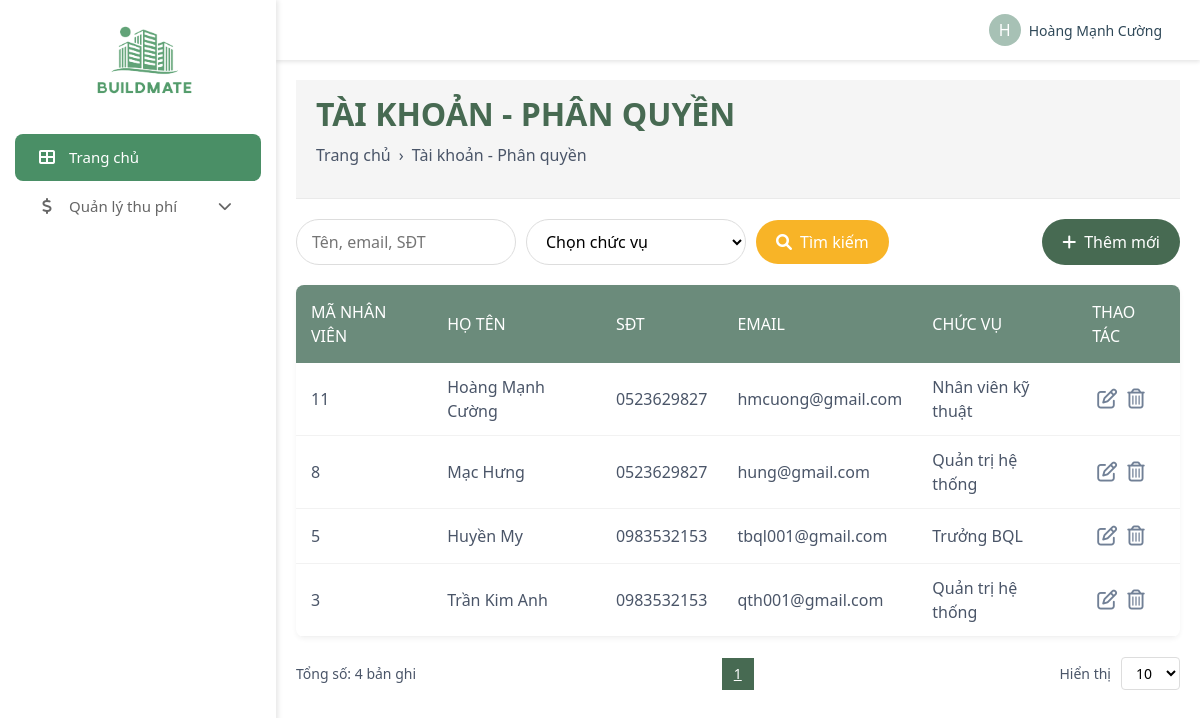
Page /admin/account/acount.php (signed in) on the committed database.
### tables this page shows
CREATE TABLE `staffs` (
  `ID` int(11) NOT NULL,
  `Name` varchar(255) DEFAULT NULL,
  `Email` varchar(255) DEFAULT NULL,
  `PhoneNumber` varchar(20) DEFAULT NULL,
  `Position` varchar(100) DEFAULT NULL,
  `Address` text DEFAULT NULL,
  `DepartmentId` int(11) NOT NULL,
  `NationalID` varchar(50) DEFAULT NULL,
  `Status` enum('active','inactive') DEFAULT 'active'
);

### admin/account/acount.php (the view, shortened to what this page needs)
<?php
include '../../database/DBController.php';
?>
<!DOCTYPE html>
<html lang="en">
<head>
    <link rel="stylesheet" href="https://cdnjs.cloudflare.com/ajax/libs/font-awesome/6.0.0/css/all.min.css">
    <link href="https://cdn.jsdelivr.net/npm/bootstrap@5.3.0/dist/css/bootstrap.min.css" rel="stylesheet">
</head>
<body>
    <div class="d-flex">
        <?php include '../admin_navbar.php'; ?>
        <div style="width: 100%;">
            <?php include '../admin_header.php'; ?>
        <div class="manage-container">
            <div class="page-header">
                <h2 style="font-weight: bold; color: #476a52; margin-bottom: 10px; text-transform: uppercase;">TÀI KHOẢN - PHÂN QUYỀN</h2>
                <div class="breadcrumb">
                    <a href="dashboard.php">Trang chủ</a>
                    <span style="margin: 0 8px;">›</span>
                    <span>Tài khoản - Phân quyền</span>
                </div>
            </div>
            <div class="search-container">
                <div class="search-box">
                    <input type="text" class="search-input" placeholder="Tên, email, SĐT">
                    <select class="dropdown-select">
                        <option>Chọn chức vụ</option>
                    </select>
                    <button class="search-btn">
                        <i class="fas fa-search"></i> Tìm kiếm
                    </button>
                </div>
                <a href="create_account.php" class="add-btn">
                    <i class="fas fa-plus"></i> Thêm mới
                </a>
            </div>
            <table class="account-table">
                        <thead>
                            <tr>
                        <th>MÃ NHÂN VIÊN</th>
                        <th>HỌ TÊN</th>
                        <th>SĐT</th>
                        <th>EMAIL</th>
                        <th>CHỨC VỤ</th>
                        <th>THAO TÁC</th>
                            </tr>
                        </thead>
                        <tbody>
                            <?php
                    $records_per_page = 10;
                    $page = isset($_GET['page']) ? (int)$_GET['page'] : 1;
                    $offset = ($page - 1) * $records_per_page;
                    $count_query = mysqli_query($conn, "
                        SELECT COUNT(DISTINCT s.ID) as total
                        FROM staffs s
                        INNER JOIN users u
                        ON s.Name = u.UserName OR s.PhoneNumber = u.PhoneNumber
                    ");
                    $total_records = mysqli_fetch_assoc($count_query)['total'];
                    $total_pages = ceil($total_records / $records_per_page);
                    $select_staff = mysqli_query($conn, "
                        SELECT DISTINCT s.*
                        FROM staffs s
                        INNER JOIN users u
                        ON s.Name = u.UserName OR s.PhoneNumber = u.PhoneNumber
                        ORDER BY s.ID DESC
                        LIMIT $offset, $records_per_page
                    ") or die('Query failed: ' . mysqli_error($conn));
                    if (mysqli_num_rows($select_staff) > 0) {
                        while ($staff = mysqli_fetch_assoc($select_staff)) {
                            ?>
                                    <tr>
                                <td><?php echo $staff['ID']; ?></td>
                                <td><?php echo $staff['Name']; ?></td>
                                <td><?php echo $staff['PhoneNumber']; ?></td>
                                <td><?php echo $staff['Email']; ?></td>
                                <td><?php echo $staff['Position']; ?></td>
                                <td>
                                    <div class="d-flex">
                                        <a href="update_account.php?id=<?php echo $staff['ID']; ?>" class="action-icon"><i class="far fa-edit"></i></a>
                                        <a href="acount.php?delete=<?php echo $staff['ID']; ?>" class="action-icon" onclick="return confirm('Bạn có chắc chắn muốn xóa người dùng này?');"><i class="far fa-trash-alt"></i></a>
                                            </div>
                                        </td>
                                    </tr>
                            <?php
                                }
                            } else {
                        echo '<tr><td colspan="7" class="text-center">Không có dữ liệu nhân viên</td></tr>';
                            }
                            ?>
                        </tbody>
                    </table>
            <div class="pagination">
                <div>Tổng số: <?php echo $total_records; ?> bản ghi</div>
                <div class="page-controls">
                    <?php
                    $start_page = max(1, $page - 2);
                    $end_page = min($total_pages, $page + 2);
                    for ($i = $start_page; $i <= $end_page; $i++):
                    ?>
                        <a href="acount.php?page=<?php echo $i; ?>" class="page-item <?php echo ($i == $page) ? 'active' : ''; ?>"><?php echo $i; ?></a>
                    <?php endfor; ?>
                </div>
                <div class="items-per-page">
                    <span>Hiển thị</span>
                    <select class="dropdown-per-page" onchange="window.location.href='acount.php?page=1&per_page='+this.value">
                        <option value="10" <?php echo ($records_per_page == 10) ? 'selected' : ''; ?>>10</option>
                    </select>
                </div>
            </div>
            </div>
        </div>
    </div>
</body>
</html>

### admin/account/acount.php (style rules this page uses)
body { background-color: #f5f5f5; font-family: 'Segoe UI', Tahoma, Geneva, Verdana, sans-serif; }
.page-header { background-color: #f5f5f5; padding: 15px 20px; color: #4a5568; border-bottom: 1px solid #eaeaea; }
.breadcrumb { display: flex; align-items: center; margin-bottom: 0; padding: 0; background-color: transparent; font-size: 14px; }
.breadcrumb a { color: #4a5568; text-decoration: none; }
.search-container { display: flex; justify-content: space-between; margin: 20px 0; gap: 10px; }
.search-box { display: flex; align-items: center; gap: 10px; }
.search-input { width: 220px; padding: 10px 15px; border: 1px solid #ddd; border-radius: 50px; outline: none; }
.dropdown-select { width: 220px; padding: 10px 15px; border: 1px solid #ddd; border-radius: 50px; outline: none; background-color: white; cursor: pointer; }
.search-btn { padding: 10px 20px; border: none; border-radius: 50px; background-color: #f8b427; color: white; cursor: pointer; display: flex; align-items: center; gap: 8px; }
.add-btn { padding: 10px 20px; border: none; border-radius: 50px; background-color: #476a52; color: white; cursor: pointer; display: flex; align-items: center; gap: 8px; text-decoration: none; }
.account-table { width: 100%; background-color: white; border-radius: 8px; overflow: hidden; margin-top: 20px; box-shadow: 0 2px 5px rgba(0,0,0,0.05); }
.account-table th { background-color: #6b8b7b !important; color: white; text-align: left; padding: 15px; font-weight: 500; }
.account-table td { padding: 12px 15px; border-bottom: 1px solid #f2f2f2; color: #4a5568; }
.action-icon { color: #718096; cursor: pointer; margin: 0 5px; font-size: 20px; }
.pagination { display: flex; justify-content: space-between; align-items: center; margin-top: 20px; font-size: 14px; color: #4a5568; }
.page-controls { display: flex; align-items: center; gap: 5px; }
.page-item { width: 32px; height: 32px; display: flex; align-items: center; justify-content: center; border: 1px solid #ddd; cursor: pointer; }
.page-item.active { background-color: #476a52; color: white; border-color: #476a52; }
.items-per-page { display: flex; align-items: center; gap: 10px; }
.dropdown-per-page { padding: 5px 10px; border: 1px solid #ddd; border-radius: 4px; background-color: white; }
.manage-container { width: 100%; padding: 20px; }

### rows in the picture
staffs: ID "11", Name "Hoàng Mạnh Cường", PhoneNumber "0523629827", Email "hmcuong@gmail.com", Position "Nhân viên kỹ thuật"
staffs: ID "8", Name "Mạc Hưng", PhoneNumber "0523629827", Email "hung@gmail.com", Position "Quản trị hệ thống"
staffs: ID "5", Name "Huyền My", PhoneNumber "0983532153", Email "tbql001@gmail.com", Position "Trưởng BQL"
staffs: ID "3", Name "Trần Kim Anh", PhoneNumber "0983532153", Email "qth001@gmail.com", Position "Quản trị hệ thống"

### other values in the picture
substr($name, 0, 1) "H"
$name "Hoàng Mạnh Cường"
$total_records "4"
